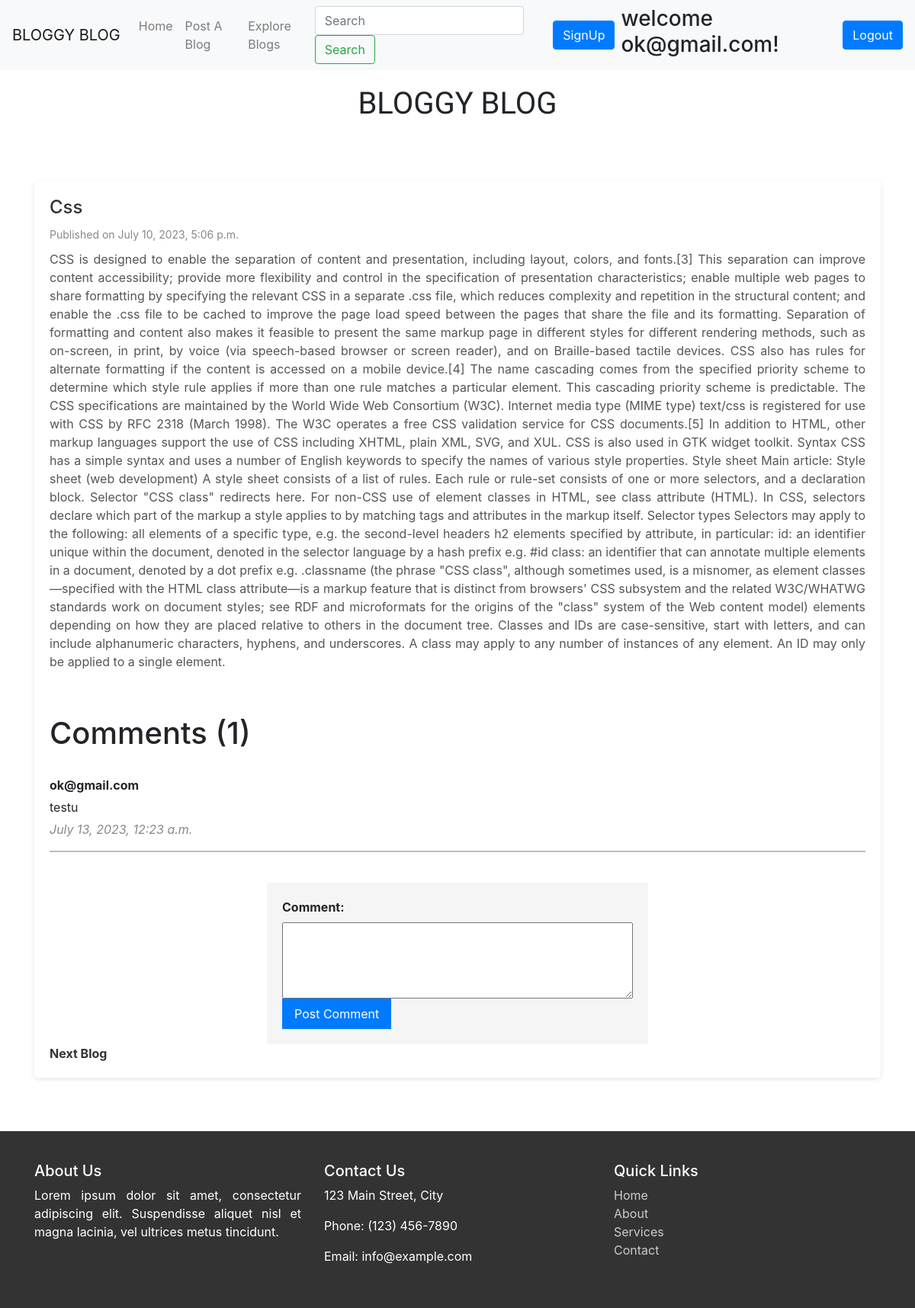
The page /blogpost/css/ (signed in) on the database its author committed.
### app/models.py (models this page shows, shortened)
class Blog(models.Model):
    title = models.CharField(max_length=30)
    desc = RichTextField()
    slug = models.CharField(max_length=30,unique=True)
    time = models.DateTimeField(auto_now_add=True)

class BlogComments(models.Model):
    comment=models.ForeignKey(Blog,on_delete=models.CASCADE)
    author = models.ForeignKey(User, on_delete=models.CASCADE)
    content=models.TextField()
    created_at = models.DateTimeField(default=timezone.now)

### app/views.py (the view)
# urls.py: path("blogpost/<slug:page_slug>/", views.blogpost,name='name'),
def blogpost(request, page_slug):
    ins = Blog.objects.get(slug=page_slug)
    if ins:
        comment_ins = BlogComments.objects.filter(comment=ins)
    else:
        comment_ins = []
    context = {
        'obj': ins,
        'comments': comment_ins,
    }
    return render(request, 'blogpost.html', context)

### templates/blogpost.html (shortened to what this page needs)
{% extends "base.html" %}
{% block content %}
<!DOCTYPE html>
<html lang="en">
    <head>
  <link rel="stylesheet" href="https://stackpath.bootstrapcdn.com/bootstrap/4.5.0/css/bootstrap.min.css">
</head>
<body>
    <div class="header">
        <h1 id="floating-heading">BLOGGY BLOG</h1>
    </div>
    <div class="container">
        <div class="blog-post">
      <h2>{{obj.title}}</h2>
      <div class="meta">
          Published on {{obj.time}}
      </div>
      <p>{{ obj.desc|safe }}</p>
      <br><br>
      <h1>Comments ({{ comments|length }})</h1>
      <br>
{% if user.is_authenticated %}
  {% if comments %}
    {% for comment in comments %}
      <div class="comment-container">
        <div class="comment-author">{{ comment.author }}</div>
        <div class="comment-content">{{ comment.content }}</div>
        <div class="comment-date">{{ comment.created_at }}</div>
        <hr style="border: 1px solid rgb(192, 188, 188);">
        <br>
      </div>
    {% endfor %}
  {% else %}
    <p>No comments yet.</p>
  {% endif %}
{% else %}
<p>Please Login to make comments</p>
{% endif %}
      <form class="comment-form" method="POST" action="{% url 'postcomment' obj.id %} ">
        <div>
          <label for="content">Comment:</label><br>
          <textarea id="content" name="content" rows="4" cols="50"></textarea>
        </div>
        <div>
          <input type="submit" value="Post Comment">
        </div>
      </form>
      <a href="{% url 'blog' %}">Next Blog</a>
    </div>
</div>
{% endblock content %}

### templates/base.html (shortened to what this page needs)
<nav class="navbar navbar-expand-lg navbar-light bg-light">
  <a class="navbar-brand" href="{% url 'home' %}">BLOGGY BLOG</a>
  <div class="collapse navbar-collapse" id="navbarSupportedContent">
    <ul class="navbar-nav mr-auto">
      <li class="nav-item {% block homeactive %} {% endblock homeactive %}">
        <a class="nav-link" href="{% url 'home' %}"
          >Home <span class="sr-only">(current)</span></a
        >
      </li>
      <li class="nav-item {% block post %}{% endblock post %}">
        <a class="nav-link" href="{% url 'hehe' %}">Post A Blog</a>
      </li>
      <li class="nav-item {% block exp %} {% endblock exp %}">
        <a class="nav-link" href="{% url 'blog' %}">Explore Blogs</a>
      </li>
    </ul>
    <form class="form-inline my-2 my-lg-0" action="{% url 'search' %}" method="post">
      <input
        class="form-control mr-sm-2"
        type="search"
        placeholder="Search"
        aria-label="Search"
        name='search'
      />
      <button class="btn btn-outline-success my-2 my-sm-0" type="submit">
        Search
      </button>
    </form>
    <form action="{% url 'signup' %}" method="post">
      <button type="button" class="btn btn-primary ml-2 mt-3 mr-2" data-toggle="modal" data-target="#exampleModal">
        SignUp
      </button>
    </form>
{% if user.is_authenticated %}
<h3> welcome {{user.username}}!</h3>
<form action="{% url 'logout' %}" method="post">
  <button type="submit" class="btn btn-primary mt-3 ml-2">Logout</button>
</form>
{% else %}
<a href="{% url 'inp' %}" class="btn btn-primary ml-2">Login</a>
{% endif %}
</div>
</nav>
{% block content %}
{% endblock content %}
<link
  href="https://stackpath.bootstrapcdn.com/bootstrap/4.5.0/css/bootstrap.min.css"
  rel="stylesheet"
/>
<div class="lol">
    <body>
        <footer class="footer" style="position: static; bottom: 0; width: 100%">
    <div class="container">
      <div class="row">
        <div class="col-md-4">
          <h5>About Us</h5>
          <p>
              Lorem ipsum dolor sit amet, consectetur adipiscing elit. Suspendisse
            aliquet nisl et magna lacinia, vel ultrices metus tincidunt.
        </p>
        </div>
        <div class="col-md-4">
            <h5>Contact Us</h5>
          <p>123 Main Street, City</p>
          <p>Phone: (123) 456-7890</p>
          <p>Email: info@example.com</p>
        </div>
        <div class="col-md-4">
            <h5>Quick Links</h5>
            <ul class="list-unstyled">
                <li><a href="#" class="footer-link">Home</a></li>
                <li><a href="#" class="footer-link">About</a></li>
                <li><a href="#" class="footer-link">Services</a></li>
            <li><a href="#" class="footer-link">Contact</a></li>
        </ul>
    </div>
</div>
    </div>
</footer>
</body>
</div>

### templates/base.html (style rules this page uses)
.lol { margin-top: 20px; position: sticky; }

### templates/blogpost.html (style rules this page uses)
body { font-family: Arial, sans-serif; background-color: #f8f9fa; }
.header { font-family: 'Rokkitt', serif; font-family: 'Ysabeau SC', sans-serif; color: blaack; padding: 20px; text-align: center; margin-bottom: 30px; }
.container { margin: 0 auto; padding: 20px; }
.blog-post { margin-bottom: 30px; border-radius: 5px; background-color: #fff; padding: 20px; box-shadow: 0px 2px 6px rgba(0, 0, 0, 0.1); }
.blog-post h2 { font-size: 24px; margin-bottom: 10px; color: #333; }
.blog-post .meta { font-size: 14px; color: #888; margin-bottom: 10px; }
.blog-post p { line-height: 1.5; margin-bottom: 10px; color: #555; }
.blog-post a { color: #333; text-decoration: none; font-weight: bold; }
#floating-heading { animation: float 2s ease-in-out infinite; }
p { text-align: justify; }
.comment-form { max-width: 500px; margin: 0 auto; padding: 20px; background-color: #f5f5f5; }
.comment-form label { font-weight: bold; }
.comment-form textarea { width: 100%; height: 100px; resize: vertical; }
.comment-form input[type="submit"] { background-color: #007bff; color: #fff; border: none; padding: 8px 16px; cursor: pointer; }
.comment-author { font-weight: bold; margin-bottom: 5px; }
.comment-content { margin-bottom: 5px; }
.comment-date { font-style: italic; color: #888; }

### rows shown on the page
Blog: title "Css", time "July 10, 2023, 5:06 p.m.", desc "CSS is designed to enable the separation of content and presentation, including layout, colors, and fonts.[3] This separation can improve content accessibility; provide more flexibility and control in the specification of presentation characteristics; enable multiple web pages to share formatting by specifying the relevant CSS in a separate .css file, which reduces complexity and repetition in the structural content; and enable the .css file to be cached to improve the page load speed between the pages that share the file and its formatting. Separation of formatting and content also makes it feasible to present the same markup page in different styles for different rendering methods, such…"
BlogComments: author "ok@gmail.com", content "testu", created_at "July 13, 2023, 12:23 a.m."

### other values the page prints
{{ user.username }} "ok@gmail.com"
{{ comments|length }} "1"
